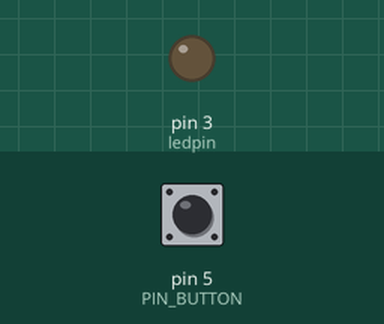
Recording of a sketch running on a simulated Arduino Uno, built with avr-gcc and run on an emulated ATmega328P. On the bench: output pins drawn as LEDs (lit = HIGH). Inputs (shaded band) come from the test bench; at power-on: pin 5 (PIN_BUTTON) HIGH. What the sketch prints to the serial monitor is not drawn.

Above: at 1.2 s.
1.3 s: pin 5 (PIN_BUTTON) pulled LOW for 0.15 s
At 1.38 s:
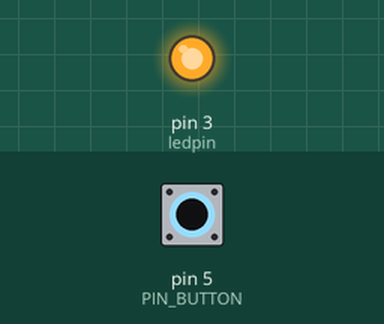
2.9 s: pin 5 (PIN_BUTTON) pulled LOW for 3.2 s
At 7.5 s:
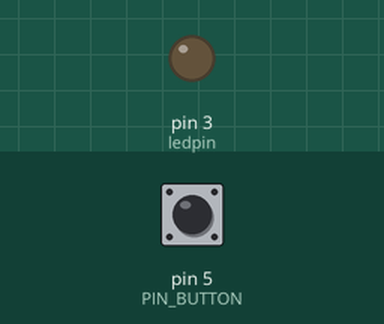
Timing chart, 0 to 9.0 s (numbered marks = the images above; inputs shaded):
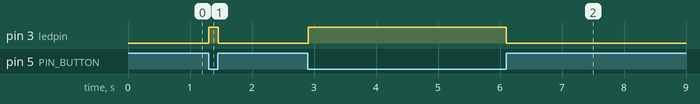

The sketch:

Button_control_led.ino
```cpp
/*
 * 名称   : Button_control_led
 * 功能   : 模拟一个小台灯
 * 作者   : http://www.keyes-robot.com/
*/
#define PIN_BUTTON  5  //将自锁按键的引脚连接到D5
int val = 0;            //用于存储键值

int ledpin = 3;    // 定义LED引脚D3

void setup() {
  Serial.begin(9600);//启动串口监视器，设置波特率为9600
  pinMode(PIN_BUTTON, INPUT);  //设置自锁按键的引脚为输入模式
  pinMode(ledpin, OUTPUT);   //设置LED引脚为输出模式
}

// 循环函数会一直运行下去
void loop() {
  val = digitalRead(PIN_BUTTON);  //读取自锁按键的值并将其赋值给变量val
  Serial.println(val);          //打印变量val的值
  if (val == 0) {             //按下自锁按键时读取到低电平
    digitalWrite(ledpin, HIGH);  //LED点亮
  }
  else {   //按起自锁按键时读取到高电平
    digitalWrite(ledpin, LOW);  //LED不亮
  }
}
```

Measured:
- after the input at 1.3 s, pin 3 (ledpin): LOW → HIGH at once, → LOW 0.15 s later
- after the input at 2.9 s, pin 3 (ledpin): LOW → HIGH at once, → LOW 3.2 s later
